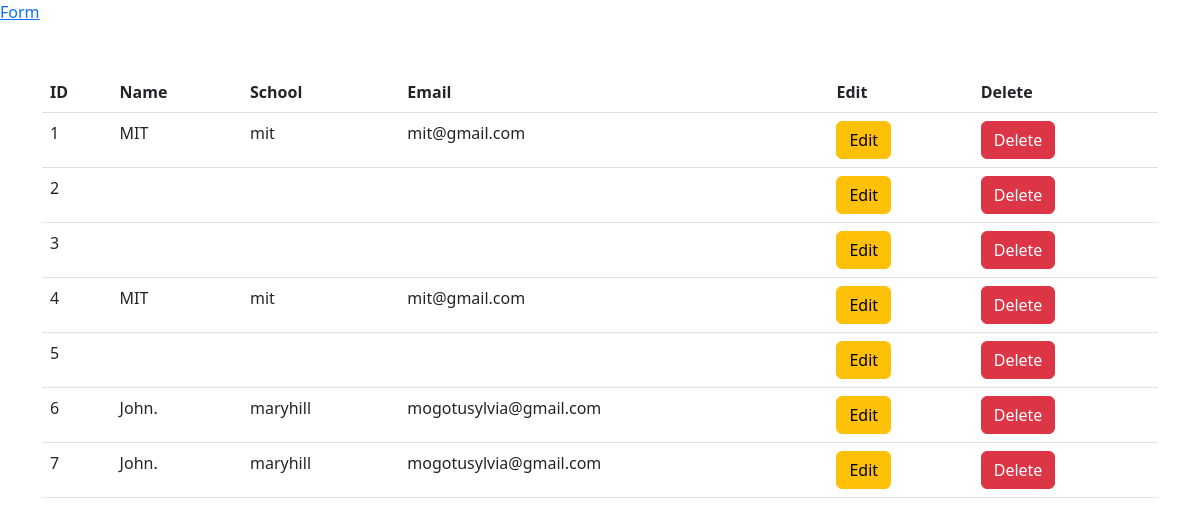
The app's page /people, older data.
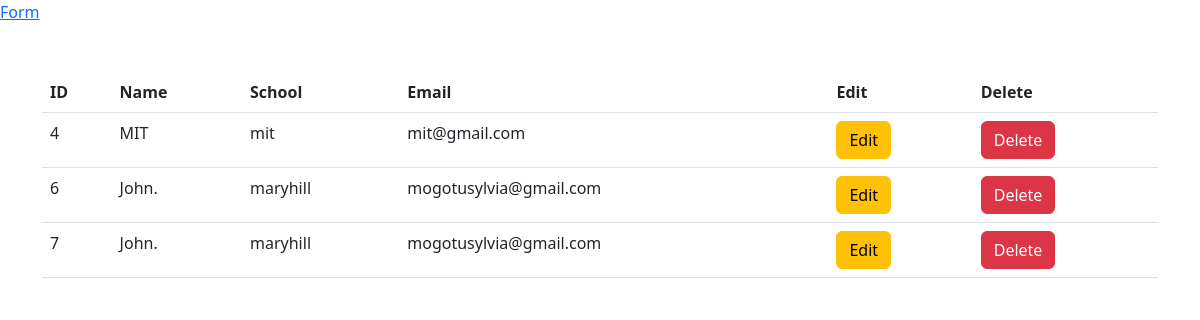
The same page, newer data.
### app/models.py (models this page shows, shortened)
class People(models.Model):
    name=models.CharField(max_length=40, blank=False,null=False)
    school=models.CharField(max_length=40,blank=False,null=False)
    email=models.EmailField()

### app/views.py (the view)
# urls.py: path('people',views.people,name='people'),
def people(request):
    d = People.objects.all()
    context = {"data": d}
    return render(request, 'people.html', context)  # we give people.html access to the data

### app/templates/people.html (shortened to what this page needs)
<!doctype html>
<html lang="en">
<head>
   <link href="https://cdn.jsdelivr.net/npm/bootstrap@5.3.0/dist/css/bootstrap.min.css" rel="stylesheet">
</head>
<body>
<a href="{% url 'home' %}">Form</a>
<div class="container">
<table class="table mt-5">
<thead>
    <tr>
        <th>ID</th>
        <th>Name</th>
        <th>School</th>
        <th>Email</th>
        <th>Edit</th>
        <th>Delete</th>
    </tr>
</thead>
<tbody>
    {% for d in data %}
    <tr>
        <td>{{ d.id }}</td>
        <td>{{ d.name }}</td>
        <td>{{ d.school }}</td>
        <td>{{ d.email }}</td>
    <td>
        <a href="/update/{{ d.id }}" class="btn btn-warning">Edit</a>
    </td>
    <td>
        <a href="/delete/{{ d.id }}"class="btn btn-danger">Delete</a>
    </td>
    </tr>
        </tbody>
    {% endfor %}
</table>
</div>
</body>
</html>

Row changes from the older to the newer data that the page shows:
removed People: id "1", name "MIT", school "mit", email "mit@gmail.com"
removed People: id "2"
removed People: id "3"
removed People: id "5"
